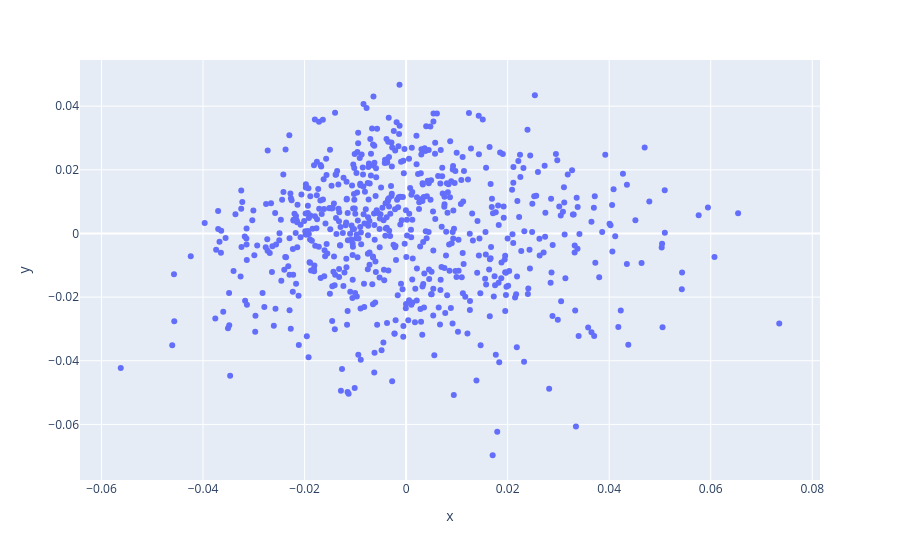

The cell this chart's notebook holds for it:
### Code cell
chords_list = [metadata[i]['chords'] for i in range(len(y_graph))]
df = pd.DataFrame({
    'x': y_bilstm[:,0],
    'y': y_bilstm[:,1],
    'chords': chords_list
})

fig = px.scatter(
    data_frame=df,
    x='x',
    y='y',
    hover_data=['chords']
)
fig.show()

### Figure 1 — Plotly figure (JSON) as saved in the notebook; plotly's stock layout.template omitted (floating-point values rounded to 4 significant figures; data arrays with more than 128 entries replaced by an {"elided": "..."} marker saying what was removed)
{"data": [{"customdata": {"elided": "664x1 str values"}, "hovertemplate": "x=%{x}<br>y=%{y}<br>chords=%{customdata[0]}<extra></extra>", "legendgroup": "", "marker": {"color": "#636efa", "symbol": "circle"}, "mode": "markers", "name": "", "orientation": "v", "showlegend": false, "type": "scatter", "x": {"elided": "664 float values"}, "xaxis": "x", "y": {"elided": "664 float values"}, "yaxis": "y"}], "layout": {"legend": {"tracegroupgap": 0}, "margin": {"t": 60}, "xaxis": {"anchor": "y", "domain": [0, 1], "title": {"text": "x"}}, "yaxis": {"anchor": "x", "domain": [0, 1], "title": {"text": "y"}}}}
